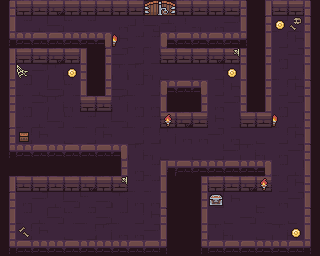

The image is a tile-based game level rendered from a .tmx file. Its description and complete source (layers, tilesets, objects, tile grids) follow:
An orthogonal 20x16 tile map with 16x16 px tiles, 4 tile layers (Floor, Map, Points, Decor).

<map version="1.5" tiledversion="1.5.0" orientation="orthogonal" renderorder="right-down" width="20" height="16" tilewidth="16" tileheight="16" infinite="0" nextlayerid="6" nextobjectid="1">
 <tileset firstgid="1" source="../assets/Dungeon_Tileset.tsx" />
 <layer id="5" name="Floor" width="20" height="16">
  <data encoding="csv">
0,0,0,0,0,0,0,0,0,62,63,0,0,0,0,0,0,0,0,0,
0,7,8,9,10,7,19,27,71,72,73,74,30,27,28,0,0,7,8,0,
0,0,0,0,0,0,0,18,7,7,0,0,0,0,0,0,0,17,18,0,
0,0,0,0,0,0,0,28,17,17,0,0,0,0,0,0,0,27,28,0,
0,27,28,29,30,0,0,29,29,30,20,19,20,17,28,0,0,7,8,0,
0,7,8,9,10,0,0,9,7,17,0,0,0,17,18,0,0,17,18,0,
0,27,28,29,30,0,0,29,27,27,0,79,0,27,28,0,0,27,28,0,
0,7,8,9,10,7,8,9,7,7,0,0,0,18,17,0,0,7,8,0,
0,17,18,19,20,17,18,19,17,17,29,27,27,28,27,19,20,17,18,0,
0,0,0,0,0,0,0,0,29,30,20,19,20,17,28,29,30,27,28,0,
79,79,79,79,79,79,79,0,27,7,0,0,0,0,0,0,0,7,8,0,
0,0,0,0,0,0,0,0,7,7,0,79,0,0,0,0,0,17,18,0,
0,27,28,8,9,10,9,29,27,27,0,79,0,17,18,19,20,27,28,0,
0,7,8,9,10,7,9,7,17,18,0,79,0,19,20,9,10,19,20,0,
0,17,18,19,20,17,29,27,27,28,0,79,0,29,30,19,20,29,30,0,
0,0,0,0,0,0,0,0,0,0,0,79,0,0,0,0,0,0,0,0
</data>
 </layer>
 <layer id="1" name="Map" width="20" height="16">
  <data encoding="csv">
1,2,3,4,5,2,3,2,3,67,68,2,3,5,3,6,11,3,5,6,
11,0,0,0,0,0,0,0,0,0,0,0,0,0,0,36,1,0,0,6,
41,44,45,42,43,44,56,0,0,0,55,42,43,42,43,46,11,0,0,16,
31,2,3,4,5,16,1,0,0,0,2,3,5,4,5,26,21,0,0,26,
31,0,0,0,0,26,11,0,0,0,0,0,0,0,0,36,31,0,0,36,
21,0,0,0,0,36,21,0,0,0,55,42,56,0,0,16,21,0,0,6,
21,0,0,0,0,5,3,0,0,0,16,0,21,0,0,26,31,0,0,16,
31,0,0,0,0,0,0,0,0,0,5,4,3,0,0,2,3,0,0,26,
1,0,0,0,0,0,0,0,0,0,0,0,0,0,0,0,0,0,0,36,
41,44,45,44,45,45,45,56,0,0,0,0,0,0,0,0,0,0,0,6,
0,0,0,0,0,0,0,21,0,0,51,42,43,44,42,43,56,0,0,16,
31,3,2,3,2,4,2,3,0,0,16,0,21,2,3,4,5,0,0,26,
1,0,0,0,0,0,0,0,0,0,16,0,21,0,0,0,0,0,0,36,
11,0,0,0,0,0,0,0,0,0,6,0,11,0,0,0,0,0,0,6,
21,0,0,0,0,0,0,0,0,0,16,0,21,0,0,0,0,0,0,16,
41,42,43,44,45,44,43,44,45,45,46,0,41,45,45,42,43,44,45,46
</data>
 </layer>
 <layer id="3" name="Points" width="20" height="16">
  <data encoding="csv">
0,0,0,0,0,0,0,0,0,0,0,0,0,0,0,0,0,0,0,0,
0,0,0,0,0,0,0,0,0,0,0,0,0,0,0,0,0,87,0,0,
0,0,0,0,0,0,0,0,0,0,0,0,0,0,0,0,0,0,0,0,
0,0,0,0,0,0,0,0,0,0,0,0,0,0,0,0,0,0,0,0,
0,0,0,0,87,0,0,0,0,0,0,0,0,0,87,0,0,0,0,0,
0,0,0,0,0,0,0,0,0,0,0,0,0,0,0,0,0,0,0,0,
0,0,0,0,0,0,0,0,0,0,0,0,0,0,0,0,0,0,0,0,
0,0,0,0,0,0,0,0,0,0,0,0,0,0,0,0,0,0,0,0,
0,81,0,0,0,0,0,0,0,0,0,0,0,0,0,0,0,0,0,0,
0,0,0,0,0,0,0,0,0,0,0,0,0,0,0,0,0,0,0,0,
0,0,0,0,0,0,0,0,0,0,0,0,0,0,0,0,0,0,0,0,
0,0,0,0,0,0,0,0,0,0,0,0,0,0,0,0,0,0,0,0,
0,0,0,0,0,0,0,0,0,0,0,0,0,85,0,0,0,0,0,0,
0,0,0,0,0,0,0,0,0,0,0,0,0,0,0,0,0,0,0,0,
0,0,0,0,0,0,0,0,0,0,0,0,0,0,0,0,0,0,87,0,
0,0,0,0,0,0,0,0,0,0,0,0,0,0,0,0,0,0,0,0
</data>
 </layer>
 <layer id="4" name="Decor" width="20" height="16">
  <data encoding="csv">
0,0,0,0,0,0,0,0,0,0,0,0,0,0,0,0,0,0,0,0,
0,0,0,0,0,0,0,0,0,0,0,0,0,0,0,0,0,0,78,0,
0,0,0,0,0,0,0,92,0,0,0,0,0,0,0,0,0,0,0,0,
0,0,0,0,0,0,0,0,0,0,0,0,0,0,66,0,0,0,0,0,
0,65,0,0,0,0,0,0,0,0,0,0,0,0,0,0,0,0,0,0,
0,0,0,0,0,0,0,0,0,0,0,0,0,0,0,0,0,0,0,0,
0,0,0,0,0,0,0,0,0,0,0,0,0,0,0,0,0,0,0,0,
0,0,0,0,0,0,0,0,0,0,91,0,0,0,0,0,0,92,0,0,
0,0,0,0,0,0,0,0,0,0,0,0,0,0,0,0,0,0,0,0,
0,0,0,0,0,0,0,0,0,0,0,0,0,0,0,0,0,0,0,0,
0,0,0,0,0,0,0,0,0,0,0,0,0,0,0,0,0,0,0,0,
0,0,0,0,0,0,0,66,0,0,0,0,0,0,0,0,91,0,0,0,
0,0,0,0,0,0,0,0,0,0,0,0,0,0,0,0,0,0,0,0,
0,0,0,0,0,0,0,0,0,0,0,0,0,0,0,0,0,0,0,0,
0,69,0,0,0,0,0,0,0,0,0,0,0,0,0,0,0,0,0,0,
0,0,0,0,0,0,0,0,0,0,0,0,0,0,0,0,0,0,0,0
</data>
 </layer>
</map>
